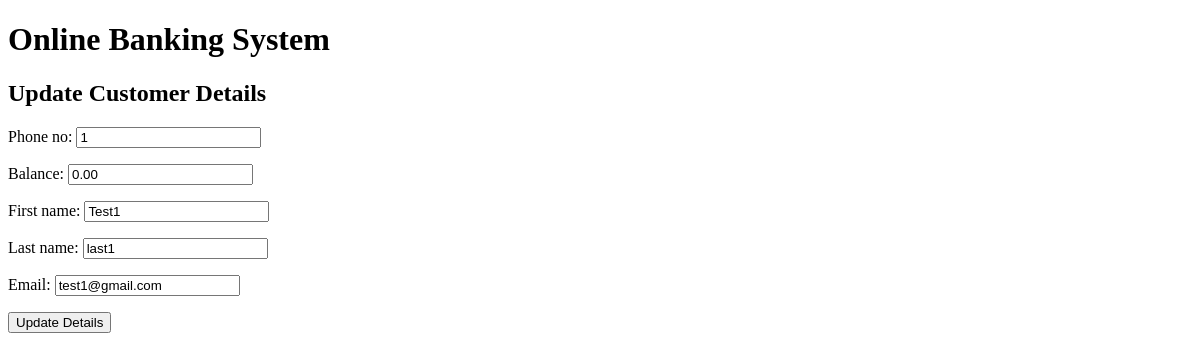
/update_customer/1/, run on an earlier commit of the app's database.
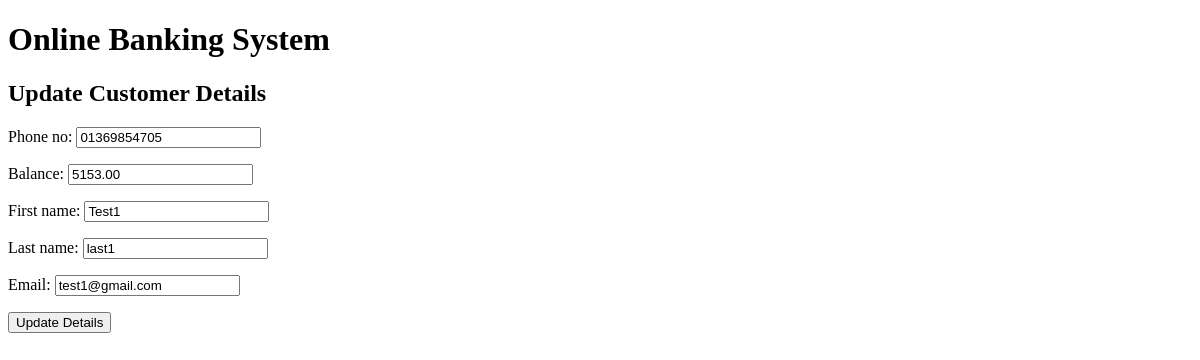
And on a later commit of the database.
### MainApp/models.py (models this page shows)
class UserProfile(models.Model):
    user = models.OneToOneField(User, on_delete=models.CASCADE)
    bank_account_no = models.CharField(max_length=20, unique=True)
    phone_no = models.CharField(max_length=15, unique=True)
    balance = models.DecimalField(max_digits=12, decimal_places=2, default=0)

### MainApp/views.py (the view)
# urls.py: path('update_customer/<int:customer_id>/', views.update_customer, name='update_customer'),
def update_customer(request, customer_id):
    customer = get_object_or_404(UserProfile, id=customer_id)
    if request.method == 'POST':
        form = CustomerUpdateForm(request.POST, instance=customer)
        if form.is_valid():
            form.save()
            messages.success(request, 'Customer details updated successfully!')
            return redirect('see_all_customers')  # Redirect to see_all_customers after successful update
    else:
        form = CustomerUpdateForm(instance=customer)
    return render(request, 'update_customer.html', {'form': form, 'customer': customer})

### MainApp/forms.py (shortened to what this page needs)
class CustomerUpdateForm(forms.ModelForm):
    first_name = forms.CharField(required=True)
    last_name = forms.CharField(required=True)
    email = forms.EmailField(required=True)
    class Meta:
        model = UserProfile
        fields = ['phone_no', 'balance']
    def __init__(self, *args, **kwargs):
        super(CustomerUpdateForm, self).__init__(*args, **kwargs)
        self.fields['first_name'].initial = self.instance.user.first_name
        self.fields['last_name'].initial = self.instance.user.last_name
        self.fields['email'].initial = self.instance.user.email

### templates/update_customer.html (shortened to what this page needs)
{% extends 'base.html' %}
{% block content %}
    <h2>Update Customer Details</h2>
    <form method="post">
        {{ form.as_p }}
        <button type="submit">Update Details</button>
    </form>
{% endblock %}

### templates/base.html (shortened to what this page needs)
<!DOCTYPE html>
<html lang="en">
<head>
</head>
<body>
    <header>
        <h1>Online Banking System</h1>
    </header>
    <main>
        {% block content %}{% endblock %}
    </main>
</body>
</html>

What changed in the data, as far as the page shows it:
changed UserProfile: phone_no "1" → "01369854705"; balance "0.00" → "5153.00"
